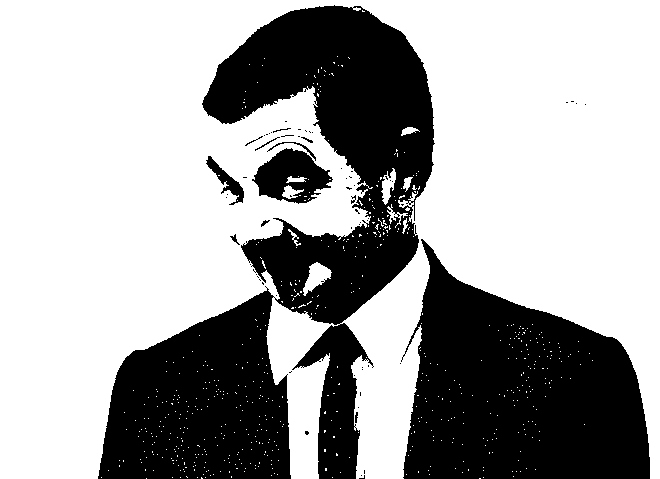
#> input picture BTLXulianh/1.png, 660 x 479 px, found by its file name
$ python test2.py
#> lines starting #> are read from the running program, lines starting #| are printed output that depends on the picture; after the words box and inside, x2 and y2 are one past the last pixel; in counts of white or black regions, pixels touching at a corner belong together

import cv2


kernel_hit = cv2.getStructuringElement(cv2.MORPH_RECT,ksize=(3,3))
kernel_miss = cv2.getStructuringElement(cv2.MORPH_CROSS,ksize=(3,3))
def hitmiss(kernel_hit,kernel_miss):
    img = cv2.imread('D:\BTLXulianh\\1.png', cv2.IMREAD_UNCHANGED)
#> img: shape (479, 660); 64.8% white; 66 black regions (53 under 20 px), largest, box (x1, y1, x2, y2) and area: (98, 5, 435, 479) 68749, (401, 239, 650, 479) 39037, (252, 148, 333, 204) 2623
    cv2.imshow("Binary Image", img)
    hitmiss = cv2.morphologyEx(img, cv2.MORPH_HITMISS, kernel_hit,kernel_miss)
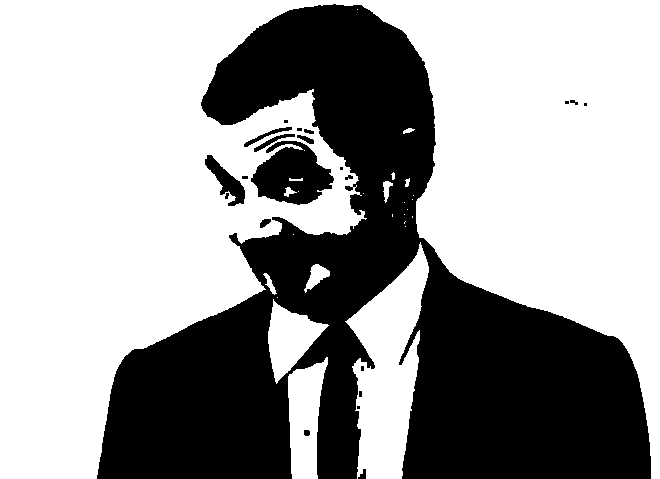
#> hitmiss: shape (479, 660); 62.4% white; 22 black regions (10 under 20 px), largest, box (x1, y1, x2, y2) and area: (97, 4, 651, 479) 113832, (251, 141, 334, 205) 3362, (205, 155, 245, 206) 768
    cv2.imshow("Hit-miss Image", hitmiss)
    cv2.waitKey(0)
hitmiss(kernel_hit=kernel_hit,kernel_miss=kernel_miss)
